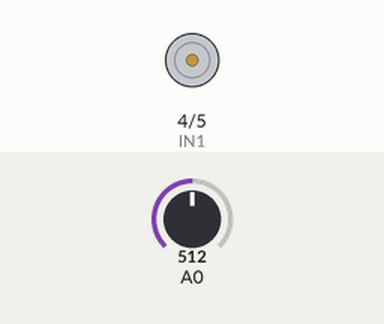
A sketch run on a simulated Arduino Uno, built with avr-gcc and run on an emulated ATmega328P. Parts: motor-driver pin pairs drawn as motors (green arrow = first pin HIGH = forward, orange = second pin HIGH = backward, longer = more drive, scaled by the enable pin). The test bench sets the inputs (shaded band); at power-on: A0 = 512.

Above: at 1.2 s.
1.3 s: A0 set to 528
At 2.5 s:
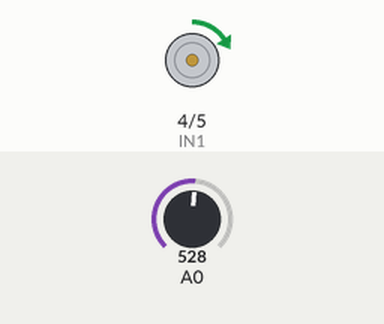
2.8 s: A0 set to 511
At 3.8 s:
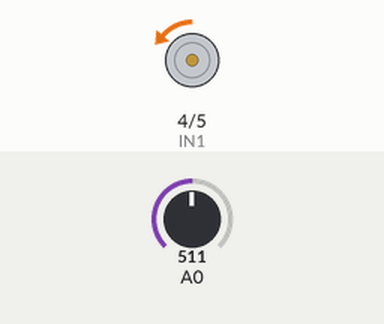
4.3 s: A0 set to 306
At 4.9 s:
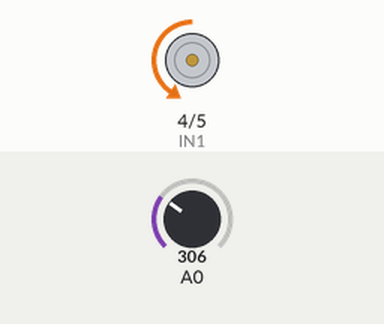
5.8 s: A0 set to 122
At 6.1 s:
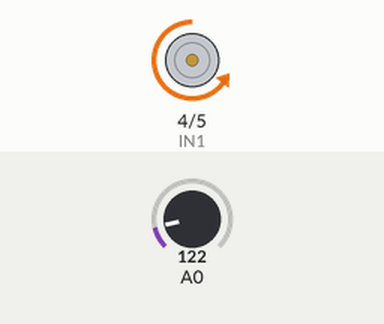
7.3 s: A0 set to 716
At 8.4 s:
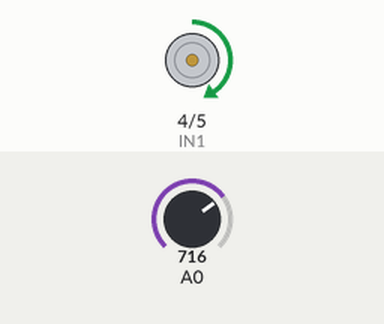
Timing chart, 0 to 9.8 s (numbered marks = the images above; inputs shaded):
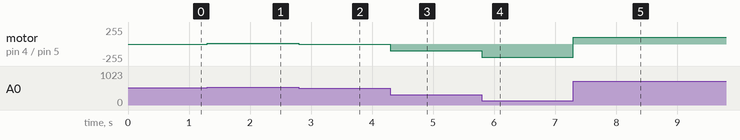

The sketch:

h_mustek_s_potenciometrem.ino
```cpp
#define IN1 4
#define IN2 5
#define PWM 3

void setup() {
  pinMode(IN1, OUTPUT);
  pinMode(IN2, OUTPUT);
  pinMode(PWM, OUTPUT);
}

void loop() {
  int potenciometr = analogRead(A0);
  int rychlost = map(potenciometr, 0, 1023, -255, 255);

  if (rychlost > 0) motorTam();
  else {
    rychlost = -1*rychlost;
    motorSem();
  }

  analogWrite(PWM, rychlost);
}

void motorTam() {
  digitalWrite(IN1, HIGH);
  digitalWrite(IN2, LOW);
}

void motorSem() {
  digitalWrite(IN1, LOW);
  digitalWrite(IN2, HIGH);
}
```

Measured:
- after the input at 1.3 s, motor on pin 4 (IN1) / pin 5 (IN2): stopped → forward 8/255 at once
- after the input at 2.8 s, motor on pin 4 (IN1) / pin 5 (IN2): forward 8/255 → backward 1/255 at once
- after the input at 4.3 s, motor on pin 4 (IN1) / pin 5 (IN2): backward 1/255 → backward 103/255 at once
- after the input at 5.8 s, motor on pin 4 (IN1) / pin 5 (IN2): backward 103/255 → backward 195/255 at once
- after the input at 7.3 s, motor on pin 4 (IN1) / pin 5 (IN2): backward 195/255 → forward 101/255 at once
